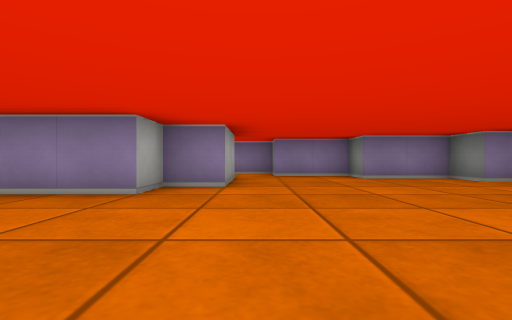
View 1 (above)

16 first-person views from a walk through a cub3D maze. The camera is about half as high as the walls, looks level and sees 85° across. The floor is counted in squares. Each view is taken from the middle of a square. On the plan, view 1 faces up. The plan holds only what a view shows up to about 9 squares ahead; the rest is blank.

View 2
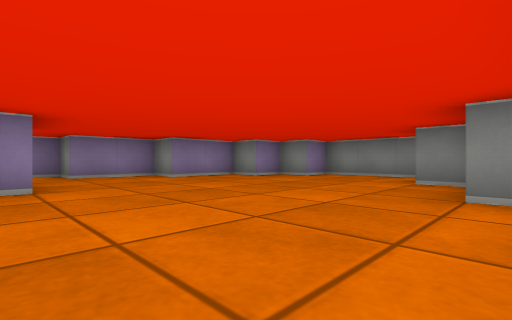

View 3
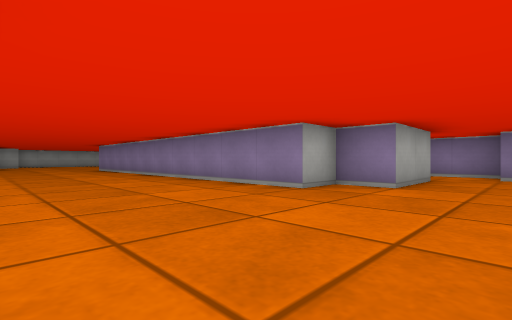

View 4
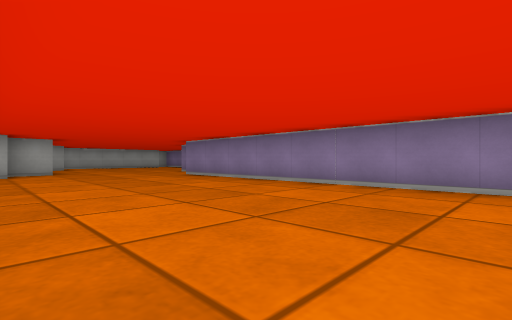

View 5
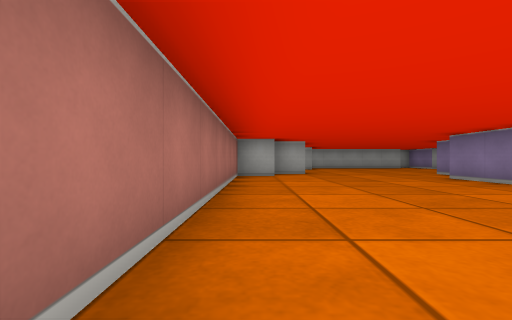

View 6
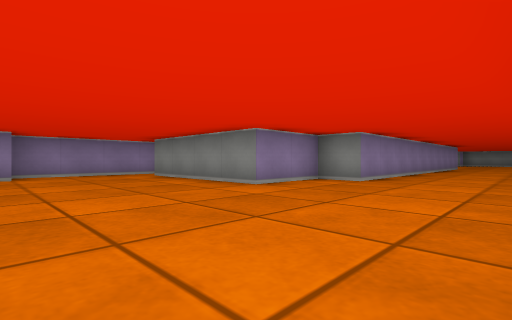

View 7
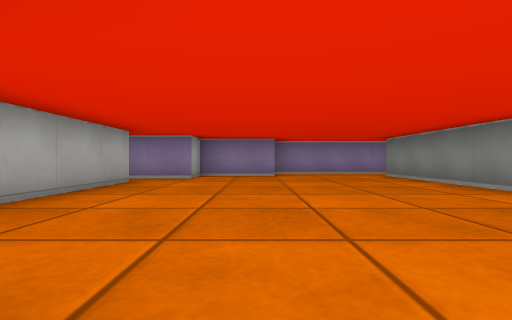

View 8
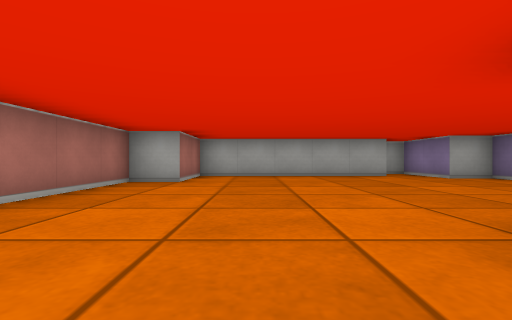

View 9
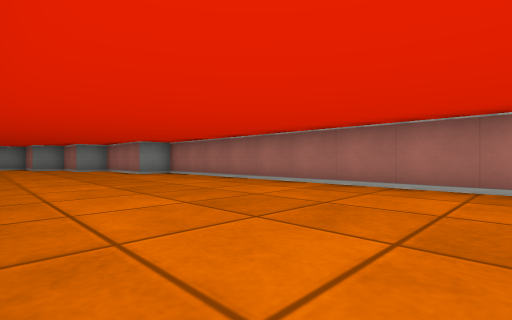

View 10
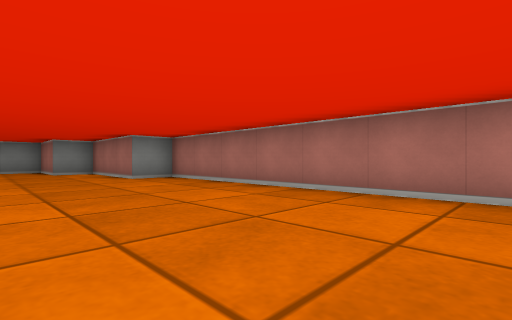

View 11
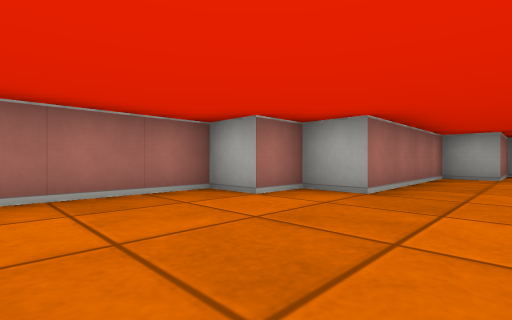

View 12
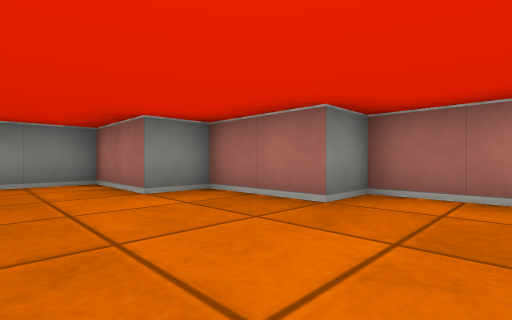

View 13
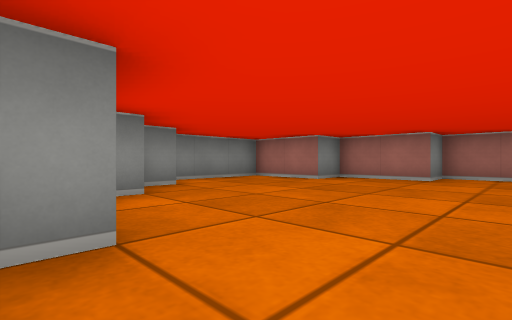

View 14
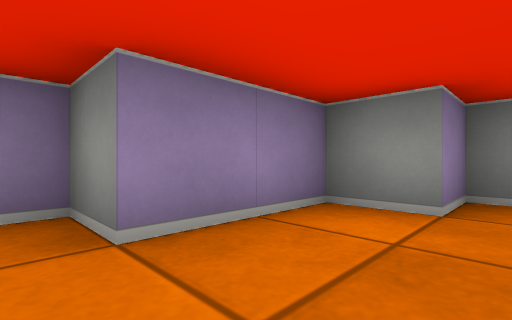

View 15
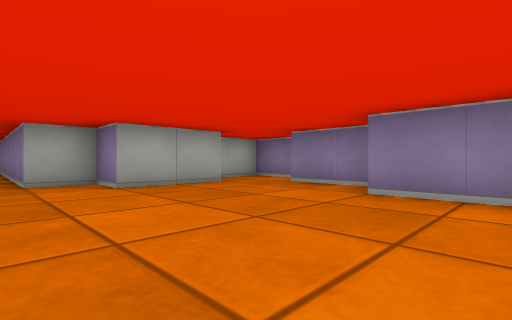

View 16
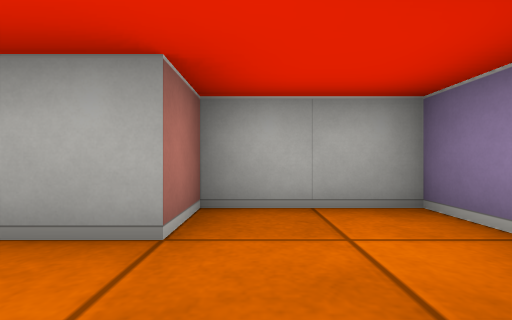

### Floor plan
Points are (right, up) in squares from view 1. A wall is a line through its corners. A room is listed if a view was taken in it or the views show most of it. See-through windows are left out.
Room 1 (views 1, 2, 3, 4, 5, 6, 7, 8, 9, 10, 11, 12, 13, 14, 15, 16)
walls: (-13, 9.5) (-16.5, 9.5); (-16.5, 8.5) (-18.5, 8.5) (-18.5, 7.5) (-20.5, 7.5) (-20.5, 7); (-19.5, 6.6) (-19.5, 1.5) (-17.5, 1.5) (-17.5, 0.5) (-13.5, 0.5) (-13.5, -0.5) (-12.5, -0.5) (-12.5, -1.5) (-0.5, -1.5) (-0.5, -0.5) (2.5, -0.5) (2.5, 0.5) (4.5, 0.5) (4.5, 1.5) (6.5, 1.5) (6.5, 4.5) (5.5, 4.5) (5.5, 5.5) (4.5, 5.5) (4.5, 6.5) (2.5, 6.5) (2.5, 7.5) (0.5, 7.5) (0.5, 8.5) (-1.5, 8.5) (-1.5, 6.5) (-0.5, 6.5) (-0.5, 4.5) (-1.5, 4.5) (-1.5, 3.5) (-11.5, 3.5) (-11.5, 4.5) (-13.5, 4.5) (-13.5, 8.5)

Where each view was taken, in squares from view 1:
view 1: 0 up, 0 right, facing up
view 2: 0 up, 1 left, facing up-right
view 3: 0 up, 1 right, facing up-left
view 4: 1 down, 4 left, facing up-left
view 5: 1 down, 5 left, facing left
view 6: 1 up, 17 left, facing up-right
view 7: 1 up, 17 left, facing up
view 8: 3 up, 12 left, facing left
view 9: 3 up, 9 left, facing down-right
view 10: 2 up, 7 left, facing down-right
view 11: 2 up, 10 left, facing down-left
view 12: 3 up, 1 right, facing down-right
view 13: 7 up, 1 right, facing down-right
view 14: 5 up, 2 right, facing up-right
view 15: 3 up, 4 right, facing up-left
view 16: 7 up, 1 right, facing left
